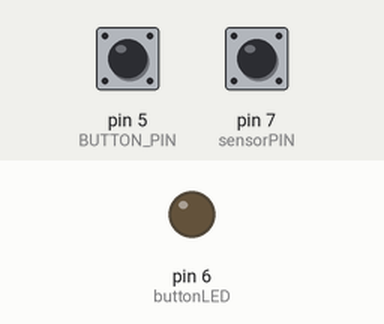
This sketch was run on a simulated Arduino Leonardo, built with avr-gcc and run on an emulated ATmega32U4. Parts: output pins drawn as LEDs (lit = HIGH). The inputs (shaded band) are chosen by the test bench; at power-on: pin 7 (sensorPIN) LOW, pin 5 (BUTTON_PIN) HIGH. USB keyboard and mouse output is not drawn.

Above: at 6.2 s.
6.3 s: pin 7 (sensorPIN) pulsed HIGH 2 times (0.12 s each, 0.3 s apart)
At 6.8 s:
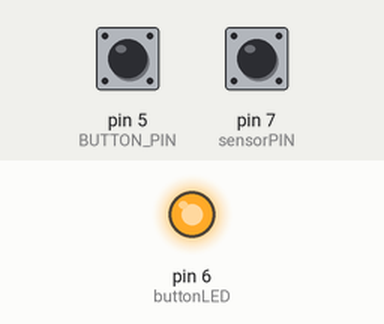
8.4 s: pin 5 (BUTTON_PIN) pulled LOW for 0.15 s
At 8.8 s:
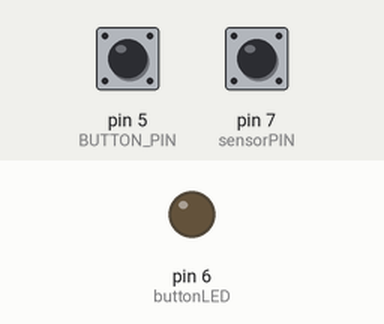
Timing chart, 0 to 11.4 s (numbered marks = the images above; inputs shaded):
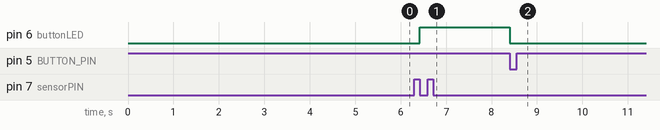

The sketch:

cash_register2.ino
```cpp
/*----------------------------------------------------------------------*

 *----------------------------------------------------------------------*/

#include <Button.h>        //https://github.com/JChristensen/Button
#include "Keyboard.h"

#define BUTTON_PIN 5       //Connect a tactile button switch (or something similar)
#define PULLUP1 true
#define INVERT1 true

#define sensorPIN 7
#define PULLUP2 false
#define INVERT2 true


#define DEBOUNCE_MS 20     //A debounce time of 20 milliseconds usually works well for tactile button switches.
#define buttonLED 6

Button resetButton(BUTTON_PIN, PULLUP1, INVERT1, DEBOUNCE_MS);    //Declare the button
Button sensor(sensorPIN, PULLUP2, INVERT2, DEBOUNCE_MS);    //Declare the button


void setup(void)
{
  Serial.begin(9600);
  pinMode(buttonLED, OUTPUT);    //Set the LED pin as an output

  delay(5000);  //incase I have trouble reprogramming in keyboardmode
  Keyboard.begin();
}

void loop(void)
{
    resetButton.read();                    //Read the button
    sensor.read();

    if (resetButton.wasPressed()) {       //If the button was released, change the LED state
      digitalWrite(buttonLED, LOW);
      //Serial.println("pressed");
      Keyboard.press('r');
      delay(100);
      Keyboard.releaseAll();
      delay(300);
    }

    if (sensor.wasPressed()) {       //If the button was released, change the LED state
      digitalWrite(buttonLED, HIGH);
      //Serial.println("pressed");
      Keyboard.press('a');
      delay(100);
      Keyboard.releaseAll();
      delay(300);
    }
}
```

Measured:
- after the input at 6.3 s, pin 6 (buttonLED): LOW → HIGH after 0.12 s
- after the input at 8.4 s, pin 6 (buttonLED): HIGH → LOW at once
